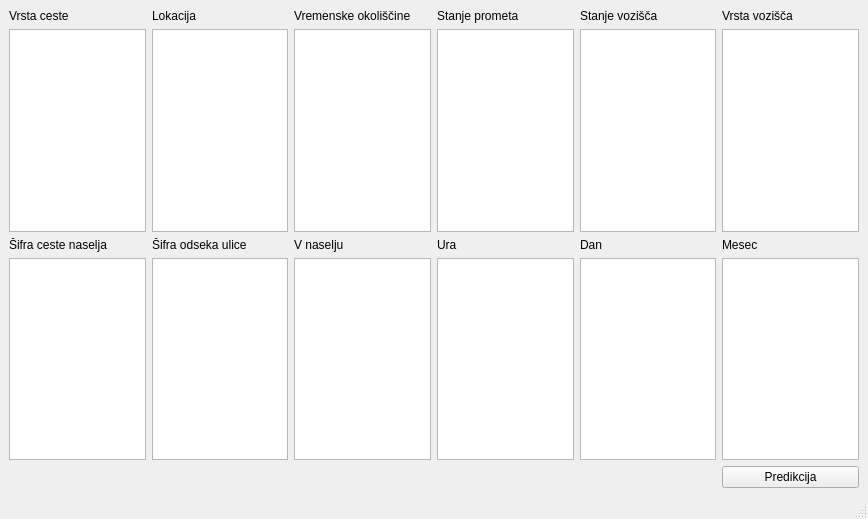
<?xml version="1.0" encoding="UTF-8"?>
<ui version="4.0">
 <class>MainWindow</class>
 <widget class="QMainWindow" name="MainWindow">
  <property name="geometry">
   <rect>
    <x>0</x>
    <y>0</y>
    <width>868</width>
    <height>519</height>
   </rect>
  </property>
  <property name="windowTitle">
   <string>Nesreče</string>
  </property>
  <widget class="QWidget" name="centralwidget">
   <layout class="QGridLayout" name="gridLayout">
    <item row="1" column="1">
     <layout class="QGridLayout" name="gridLayout_2">
      <item row="2" column="0">
       <widget class="QLabel" name="label_14">
        <property name="text">
         <string>Šifra ceste naselja</string>
        </property>
       </widget>
      </item>
      <item row="3" column="0">
       <widget class="QListView" name="SifraCesteNaselja"/>
      </item>
      <item row="1" column="4">
       <widget class="QListView" name="StanjeVozisca"/>
      </item>
      <item row="1" column="2">
       <widget class="QListView" name="VremenskeOkoliscine"/>
      </item>
      <item row="1" column="1">
       <widget class="QListView" name="Lokacija"/>
      </item>
      <item row="1" column="0">
       <widget class="QListView" name="VrstaCeste"/>
      </item>
      <item row="1" column="3">
       <widget class="QListView" name="StanjePrometa"/>
      </item>
      <item row="0" column="2">
       <widget class="QLabel" name="label_4">
        <property name="text">
         <string>Vremenske okoliščine</string>
        </property>
       </widget>
      </item>
      <item row="0" column="1">
       <widget class="QLabel" name="label_3">
        <property name="text">
         <string>Lokacija</string>
        </property>
       </widget>
      </item>
      <item row="0" column="3">
       <widget class="QLabel" name="label_5">
        <property name="text">
         <string>Stanje prometa</string>
        </property>
       </widget>
      </item>
      <item row="3" column="1">
       <widget class="QListView" name="SifraOdsekaUlice"/>
      </item>
      <item row="0" column="0">
       <widget class="QLabel" name="label">
        <property name="text">
         <string>Vrsta ceste</string>
        </property>
       </widget>
      </item>
      <item row="0" column="4">
       <widget class="QLabel" name="label_6">
        <property name="text">
         <string>Stanje vozišča</string>
        </property>
       </widget>
      </item>
      <item row="1" column="5">
       <widget class="QListView" name="VrstaVozisca"/>
      </item>
      <item row="0" column="5">
       <widget class="QLabel" name="label_7">
        <property name="text">
         <string>Vrsta vozišča</string>
        </property>
       </widget>
      </item>
      <item row="2" column="2">
       <widget class="QLabel" name="label_9">
        <property name="text">
         <string>V naselju</string>
        </property>
       </widget>
      </item>
      <item row="3" column="2">
       <widget class="QListView" name="VNaselju"/>
      </item>
      <item row="2" column="1">
       <widget class="QLabel" name="label_8">
        <property name="text">
         <string>Šifra odseka ulice</string>
        </property>
       </widget>
      </item>
      <item row="4" column="0" colspan="3">
       <widget class="QLabel" name="predictionLbl">
        <property name="text">
         <string/>
        </property>
       </widget>
      </item>
      <item row="4" column="5">
       <layout class="QVBoxLayout" name="verticalLayout">
        <item>
         <widget class="QPushButton" name="predictBtn">
          <property name="text">
           <string>Predikcija</string>
          </property>
         </widget>
        </item>
       </layout>
      </item>
      <item row="3" column="5">
       <widget class="QListView" name="Mesec"/>
      </item>
      <item row="2" column="5">
       <widget class="QLabel" name="label_11">
        <property name="text">
         <string>Mesec</string>
        </property>
       </widget>
      </item>
      <item row="3" column="4">
       <widget class="QListView" name="Dan"/>
      </item>
      <item row="2" column="4">
       <widget class="QLabel" name="label_10">
        <property name="text">
         <string>Dan</string>
        </property>
       </widget>
      </item>
      <item row="3" column="3">
       <widget class="QListView" name="UraPN"/>
      </item>
      <item row="2" column="3">
       <widget class="QLabel" name="label_2">
        <property name="text">
         <string>Ura</string>
        </property>
       </widget>
      </item>
     </layout>
    </item>
   </layout>
  </widget>
  <widget class="QMenuBar" name="menubar">
   <property name="geometry">
    <rect>
     <x>0</x>
     <y>0</y>
     <width>868</width>
     <height>21</height>
    </rect>
   </property>
  </widget>
  <widget class="QStatusBar" name="statusbar"/>
 </widget>
 <resources/>
 <connections/>
</ui>
